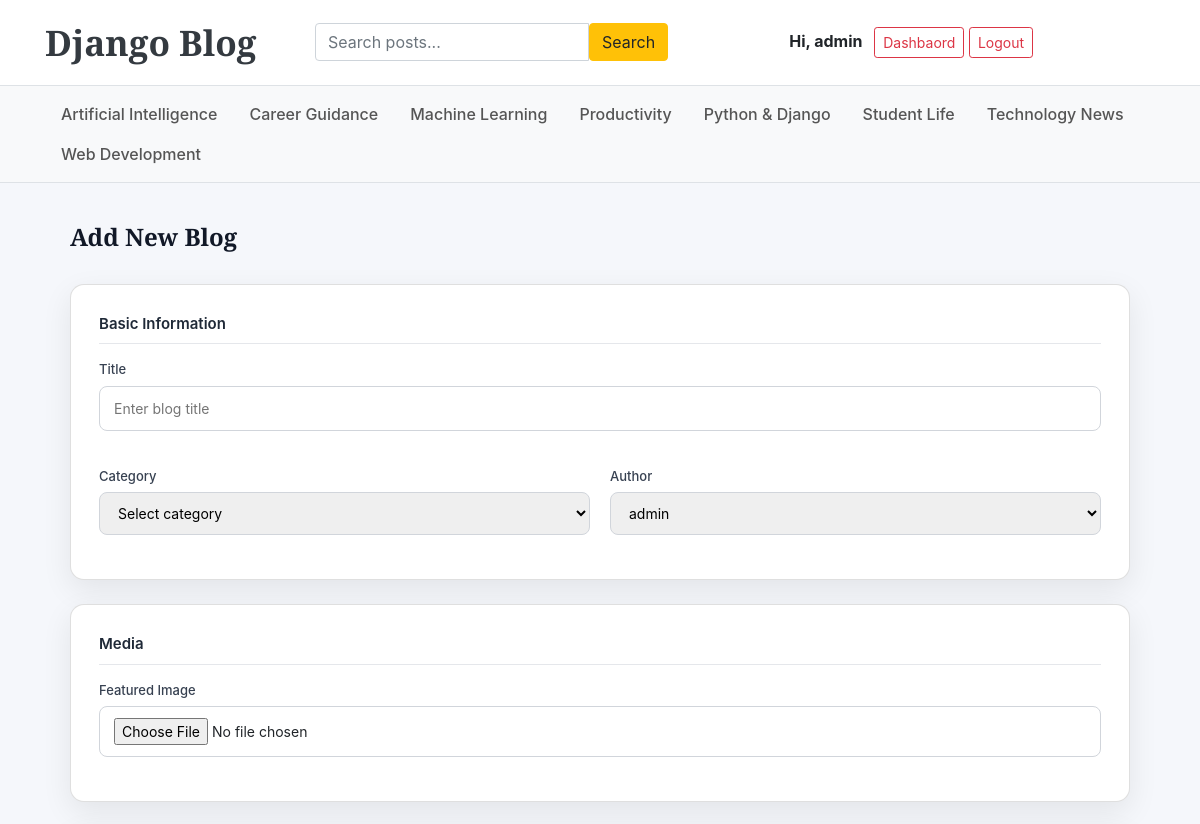
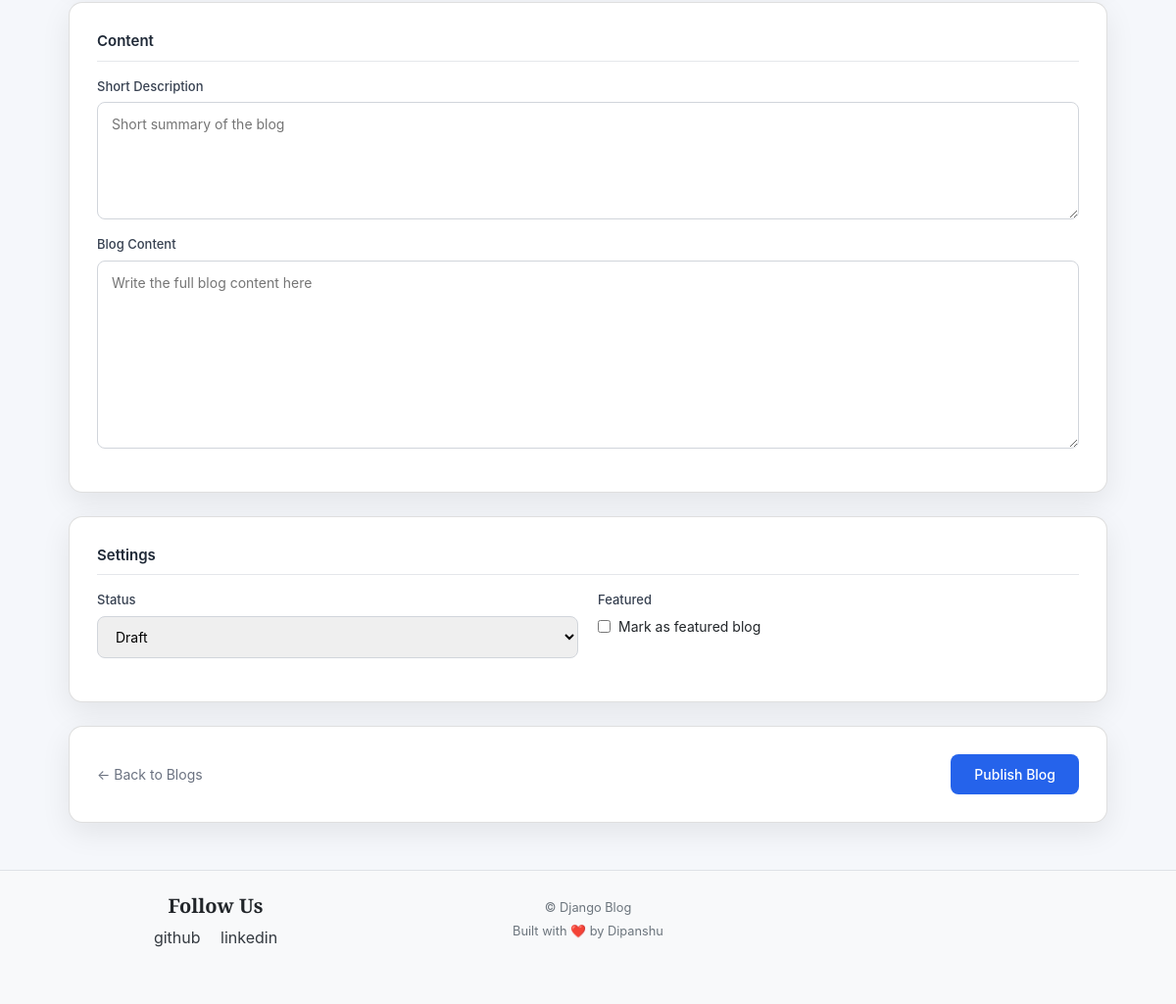
Page /dashboard/blogs/add/ (signed in) on the committed database (2 pictures, top to bottom).
### Blog/models.py (models this page shows, shortened)
class Category(models.Model):
    name = models.CharField(max_length=50, unique=True)
    created_at = models.DateTimeField(auto_now_add=True)
    updated_at = models.DateTimeField(auto_now=True)
    class Meta:
        verbose_name_plural = "Categories"
        ordering = ["name"]

### assignments/models.py (models this page shows, shortened)
class SocialLink(models.Model):
    PLATFORM_CHOICES = (
        ("facebook", "Facebook"),
        ("instagram", "Instagram"),
        ("linkedin", "LinkedIn"),
        ("twitter", "Twitter / X"),
        ("github", "GitHub"),
        ("youtube", "YouTube"),
    )
    platform = models.CharField(
        max_length=25,
        choices=PLATFORM_CHOICES,
        unique=True
    )
    link = models.URLField(max_length=200)
    created_at = models.DateTimeField(auto_now_add=True)
    updated_at = models.DateTimeField(auto_now=True)

### dsahbords/views.py (the view, shortened to what this page needs)
# urls.py: path('blogs/add/', views.add_blog, name='add_blog'),
@login_required(login_url='login')
@user_passes_test(can_manage_blog_cat)
def add_blog(request):
    categories = Category.objects.all()
    if request.user.groups.filter(name__iexact='editor').exists():
        users = User.objects.filter(id=request.user.id)
    else:
        users = User.objects.all()
    return render(request, 'dashboard/add_blog.html', {
        'categories': categories,
        'users': users,
    })

### Blog/context_processors.py (called while the page is built)
def get_categories(request):
    categories = Category.objects.all()
    return dict(categories = categories)

def get_social_link(request):
    social_links = SocialLink.objects.all()
    return dict(social_links = social_links)

def user_role(request):
    if request.user.is_authenticated:
        return {
            'is_manager': request.user.groups.filter(name='Manager').exists()
        }
    return {}

def dashboard_permissions(request):
    if request.user.is_authenticated:
        return {
            'can_manage_blog_cat': can_manage_blog_cat(request.user),
            'can_manage_users': can_manage_users(request.user),
        }
    return {}

### dsahbords/permissions.py (called while the page is built)
def is_admin(user):
    return user.is_authenticated and user.is_superuser

def can_manage_blog_cat(user):
    return is_admin(user) or is_manager(user) or is_editor(user)

def can_manage_users(user):
    return is_admin(user) or is_manager(user)

### dsahbords/views.py (called while the page is built)
def can_manage_blog_cat(user):
    return (
        user.is_authenticated and (
            user.is_superuser or
            user.groups.filter(name__in=['Manager', 'Editor']).exists()
        )
    )

### templates/dashboard/add_blog.html (shortened to what this page needs)
{% extends 'base.html' %}
{% block content %}
<div class="page-wrapper">
    <div class="page-header">
        <h2>Add New Blog</h2>
    </div>
    <form method="post" enctype="multipart/form-data">
        <div class="card">
            <div class="section-title">Basic Information</div>
            <div class="form-grid">
                <div class="form-group full">
                    <label>Title</label>
                    <input type="text" name="title" placeholder="Enter blog title" required>
                </div>
                <div class="form-group">
                    <label>Category</label>
                    <select name="category" required>
                        <option value="">Select category</option>
                    </select>
                </div>
                <div class="form-group">
                    <label>Author</label>
                    <select name="author" required>
                        {% for user in users %}
                            <option value="{{ user.id }}">{{ user.username }}</option>
                        {% endfor %}
                    </select>
                </div>
            </div>
        </div>
        <div class="card">
            <div class="section-title">Media</div>
            <div class="form-group">
                <label>Featured Image</label>
                <input type="file" name="featured_image">
            </div>
        </div>
        <div class="card">
            <div class="section-title">Content</div>
            <div class="form-group">
                <label>Short Description</label>
                <textarea name="short_description" placeholder="Short summary of the blog"></textarea>
            </div>
            <div class="form-group">
                <label>Blog Content</label>
                <textarea name="content" rows="8" placeholder="Write the full blog content here"></textarea>
            </div>
        </div>
        <div class="card">
            <div class="section-title">Settings</div>
            <div class="form-grid">
                <div class="form-group">
                    <label>Status</label>
                    <select name="status" required>
                        <option value="0">Draft</option>
                    </select>
                </div>
                <div class="form-group">
                    <label>Featured</label>
                    <div class="checkbox-group">
                        <input type="checkbox" name="is_featured">
                        <span>Mark as featured blog</span>
                    </div>
                </div>
            </div>
        </div>
        <div class="card">
            <div class="actions">
                <a href="{% url 'blogs' %}" class="btn-cancel">← Back to Blogs</a>
                <button type="submit" class="btn-primary">Publish Blog</button>
            </div>
        </div>
    </form>
</div>
{% endblock %}

### templates/base.html (shortened to what this page needs)
{% load static %}
<!DOCTYPE html>
<html lang="en">
<head>
    <link href="https://getbootstrap.com/docs/4.0/dist/css/bootstrap.min.css" rel="stylesheet">
    <link href="{% static 'css/blog.css' %}" rel="stylesheet">
    <link rel="stylesheet"
      href="https://cdnjs.cloudflare.com/ajax/libs/font-awesome/6.5.1/css/all.min.css"
>
</head>
<body>
<header class="main-header py-3 border-bottom">
    <div class="container">
        <div class="row align-items-center">
            <div class="col-md-3 col-6">
                <a href="{% url 'home' %}" class="blog-logo text-dark fw-bold text-decoration-none">
                    Django Blog
                </a>
            </div>
           <form action="{% url 'search' %}" method="get">
    <div class="input-group">
        <input
            class="form-control"
            type="text"
            name="q"
            placeholder="Search posts..."
        >
        <button class="btn btn-warning" type="submit">
            Search
        </button>
    </div>
</form>
        <div class="col-md-4 col-12 text-md-right text-center">
    {% if not user.is_authenticated %}
        <a class="btn btn-sm btn-outline-dark mr-2" href="{% url 'login' %}">
            Login
        </a>
        <a class="btn btn-sm btn-warning" href="{% url 'register' %}">
            Register
        </a>
    {% else %}
        <span class="mr-2 font-weight-bold">
            Hi, {{ user.username }}
        </span>
         <a class="btn btn-sm btn-outline-danger" href="{% url 'dashboard' %}">
            Dashbaord
        </a>
        <a class="btn btn-sm btn-outline-danger" href="{% url 'logout' %}">
            Logout
        </a>
    {% endif %}
</div>
        </div>
    </div>
</header>
<div class="bg-light border-bottom">
    <div class="container">
        <nav class="nav category-bar py-2 d-flex flex-wrap justify-content-center justify-content-md-start">
            {% for cat in categories %}
                <a class="nav-link px-3" href="{% url 'posts_by_category' cat.id %}">
                    {{ cat.name }}
                </a>
            {% empty %}
                <span class="text-muted">No categories</span>
            {% endfor %}
        </nav>
    </div>
</div>
<main class="container mt-4">
    {% block content %}
    {% endblock %}
</main>
<footer class="site-footer mt-5 pt-4 pb-4 bg-light border-top">
    <div class="container">
        <div class="row">
            {% if social_links %}
            <div class="col-md-4 mb-3 text-center">
                <h5 class="font-weight-bold">Follow Us</h5>
                <ul class="list-inline mt-2">
                    {% for i in social_links %}
                        <li class="list-inline-item mx-2">
                            <a href="{{ i.link }}" target="_blank" class="text-dark">
                                {{ i.platform }}
                            </a>
                        </li>
                    {% endfor %}
                </ul>
            </div>
            {% endif %}
            <div class="col-md-4 mb-3 text-right text-md-center">
                <small class="text-muted">
                    © {{ now|date:"Y" }} Django Blog<br>
                    Built with ❤️ by Dipanshu
                </small>
            </div>
        </div>
    </div>
</footer>
</body>
</html>

### static/css/blog.css (style rules this page uses)
h1, h2, h3, h4, h5, h6 { font-family: "Playfair Display", Georgia, "Times New Roman", serif; }

### templates/base.html (style rules this page uses)
body { background-color: #f8f9fa; }
.main-header { background: #ffffff; border-bottom: 1px solid #e5e5e5; position: sticky; top: 0; z-index: 1000; }
.blog-logo { font-family: "Playfair Display", serif; font-size: 2.2rem; font-weight: 700; }
.category-bar a { color: #555; font-weight: 500; transition: 0.3s; }
.site-footer { background: #ffffff; border-top: 1px solid #e5e5e5; padding: 20px 0; margin-top: 50px; }
.site-footer small { color: #777; }

### templates/dashboard/add_blog.html (style rules this page uses)
body { background: #f5f7fb; }
.page-wrapper { max-width: 1100px; margin: 40px auto; padding: 0 20px; }
.page-header { display: flex; justify-content: space-between; align-items: center; margin-bottom: 24px; }
.page-header h2 { font-size: 24px; font-weight: 600; color: #111827; }
.card { background: #ffffff; border-radius: 14px; box-shadow: 0 10px 30px rgba(0,0,0,0.08); padding: 28px; margin-bottom: 24px; }
.section-title { font-size: 15px; font-weight: 600; color: #1f2937; margin-bottom: 16px; border-bottom: 1px solid #e5e7eb; padding-bottom: 8px; }
.form-grid { display: grid; grid-template-columns: 1fr 1fr; gap: 20px; }
.form-group { display: flex; flex-direction: column; }
.form-group.full { grid-column: span 2; }
label { font-size: 13px; font-weight: 500; color: #374151; margin-bottom: 6px; }
input, select, textarea { padding: 11px 14px; font-size: 14px; border-radius: 8px; border: 1px solid #d1d5db; outline: none; }
textarea { resize: vertical; min-height: 120px; }
.checkbox-group { display: flex; align-items: center; gap: 8px; font-size: 14px; }
.actions { display: flex; justify-content: space-between; align-items: center; }
.btn-primary { background: #2563eb; color: #fff; padding: 10px 24px; border-radius: 8px; border: none; font-size: 14px; font-weight: 500; cursor: pointer; }
.btn-cancel { color: #6b7280; text-decoration: none; font-size: 14px; }

### rows in the picture
Category: name "Artificial Intelligence"
Category: name "Career Guidance"
Category: name "Machine Learning"
Category: name "Productivity"
Category: name "Python & Django"
Category: name "Student Life"
Category: name "Technology News"
Category: name "Web Development"
SocialLink: platform "github"
SocialLink: platform "linkedin"

### other values in the picture
{{ user.username }} "admin"
form field author "admin"
